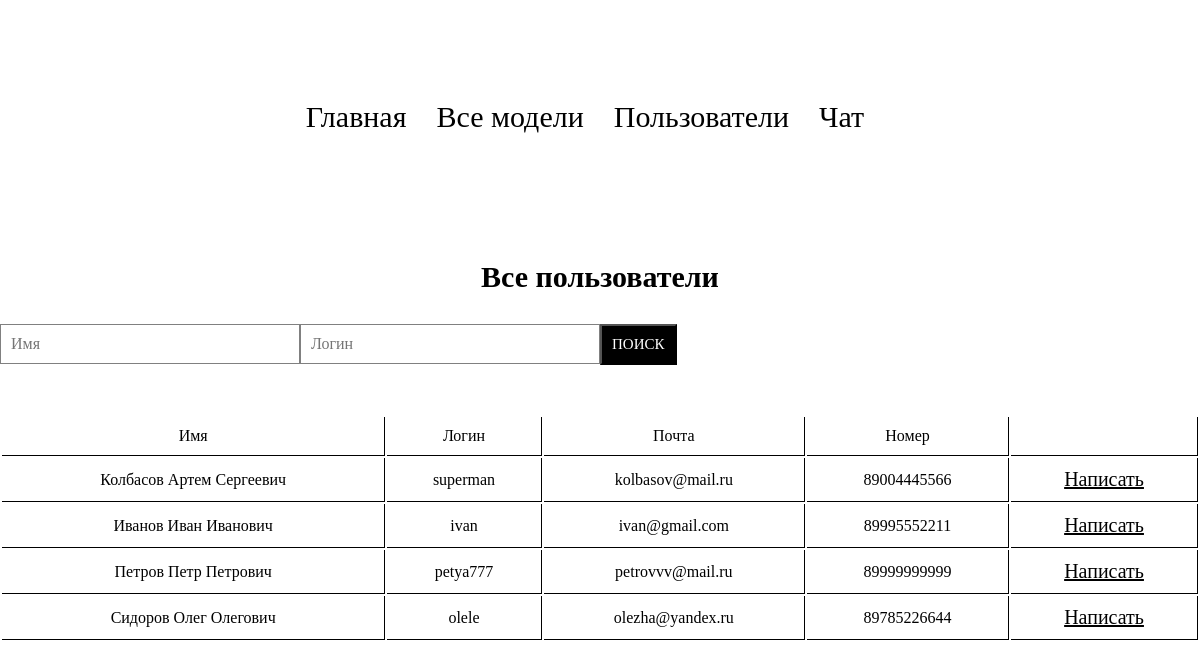
Screenshot of /userslist with the database file from the repository.
### models.py (models this page shows, shortened)
class User(db.Model):
    id = db.Column(db.Integer, primary_key=True)
    name = db.Column(db.String, nullable=False)
    username = db.Column(db.String, nullable=False, unique=True)
    email = db.Column(db.String, nullable=False)
    number = db.Column(db.Integer, nullable=False)
    pas = db.Column(db.String, nullable=False)

### main.py (the view)
@app.route('/userslist', methods=["GET", "POST"])
def userslist():
    user = []
    if request.method == 'POST':
        name = request.form.get('searchname')
        login = request.form.get('searchlogin')
        if name or login:
            if name and not login:
                user = User.query.filter_by(name=name).all()
            if not name and login:
                user = User.query.filter_by(username=login).all()
            if name and login:
                user = User.query.filter_by(name=name, username=login).all()
            if user:
                return render_template('userslist.html', user=user)
            else:
                flash('Не найдено')
                user = User.query.order_by(User.id).all()
                return render_template('userslist.html', user=user)
        else:
            flash('Введите запрос')
            user = User.query.order_by(User.id).all()
            return render_template('userslist.html', user=user)
    else:
        user = User.query.order_by(User.id).all()
        return render_template('userslist.html', user=user)

### templates/userslist.html (shortened to what this page needs)
{% extends 'base_support.html' %}
{% block content %}
{{ super() }}
 <table>
     <h2>Все пользователи</h2>
        <form class="form" action="{{url_for('.userslist')}}" method="POST">
            <input class="prod__input" type="text" name="searchname" id="searchname" placeholder="Имя">
            <input class="prod__input" type="text" name="searchlogin" id="searchlogin" placeholder="Логин">
            <input class="product__btn" type="submit" value="Поиск"><br>
        </form>
<table class="prod__table" width="100%">
    <tr>
        <td>Имя</td>
        <td>Логин</td>
        <td>Почта</td>
        <td>Номер</td>
        <td></td>
    </tr>
    {% for j in user %}
    <tr>
    <td >{{ j.name }}</td>
        <td>{{ j.username }}</td>
        <td>{{ j.email }}</td>
        <td>{{ j.number }}</td>
        <td><a href="/chat">Написать</a>
    </tr>
    {% endfor %}
</table>
{% endblock %}

### templates/base_support.html (shortened to what this page needs)
<!doctype html>
<html lang="ru">
<head>
         <link type="text/css" href="{{ url_for('.static', filename='css/style.css')}}" rel="stylesheet" />
</head>
<body>
<div class="container">
    {% block content -%}
        {%- block mainmenu -%}
    <div class="mainmenu__header">
    <ul class="mainmenu">
        <li><a href={{url_for(".index")}}>Главная</a></li>
        <li><a href={{url_for(".support")}}>Все модели</a></li>
        <li><a href={{url_for(".userslist")}}>Пользователи</a></li>
        <li><a href={{url_for(".chat")}}>Чат</a></li>
    </ul>
        {% endblock mainmenu -%}
         </div>
    <div class="content">
    {% endblock -%}
        </div>
</div>
</body>
</html>

### static/css/style.css (style rules this page uses)
html { -webkit-box-sizing: border-box; box-sizing: border-box; }
*, *::after, *::before { -webkit-box-sizing: inherit; box-sizing: inherit; }
ul[class], ol[class] { padding: 0; }
body, h1, h2, h3, h4, h5, h6, p, ul[class], ol[class], li, figure, figcaption, blockquote, dl, dd { margin: 0; }
ul[class] { list-style: none; }
input, button, textarea, select { font: inherit; }
h2 { font-size: 30px; text-align: center; padding-bottom: 30px; padding-top: 100px; }
a { color: black; font-size: 20px; }
.mainmenu { display: flex; justify-content: center; font-size: 30px; height: 60px; }
ul.mainmenu li a { text-decoration: none; display: flex; font-size: 30px; }
.form { display: flex; flex-direction: column; width: 800px; margin: 0 auto; padding-top: 30px; }
.prod__input { width: 300px; border: 1px solid gray; padding: 10px; }
td { border-right: 1px solid #000; text-align: center; border-bottom: 1px solid #000; padding: 10px; }
li { margin-right: 30px; }
body { padding-top: 100px; padding-bottom: 100px; }
.product__btn { background-color: black; text-transform: uppercase; color: #fff; font-size: 15px; padding: 10px; }
.prod__table { padding-top: 50px; }

### rows the page displays
User: name "Колбасов Артем Сергеевич", username "superman", email "kolbasov@mail.ru", number "89004445566"
User: name "Иванов Иван Иванович", username "ivan", email "ivan@gmail.com", number "89995552211"
User: name "Петров Петр Петрович", username "petya777", email "petrovvv@mail.ru", number "89999999999"
User: name "Сидоров Олег Олегович", username "olele", email "olezha@yandex.ru", number "89785226644"
